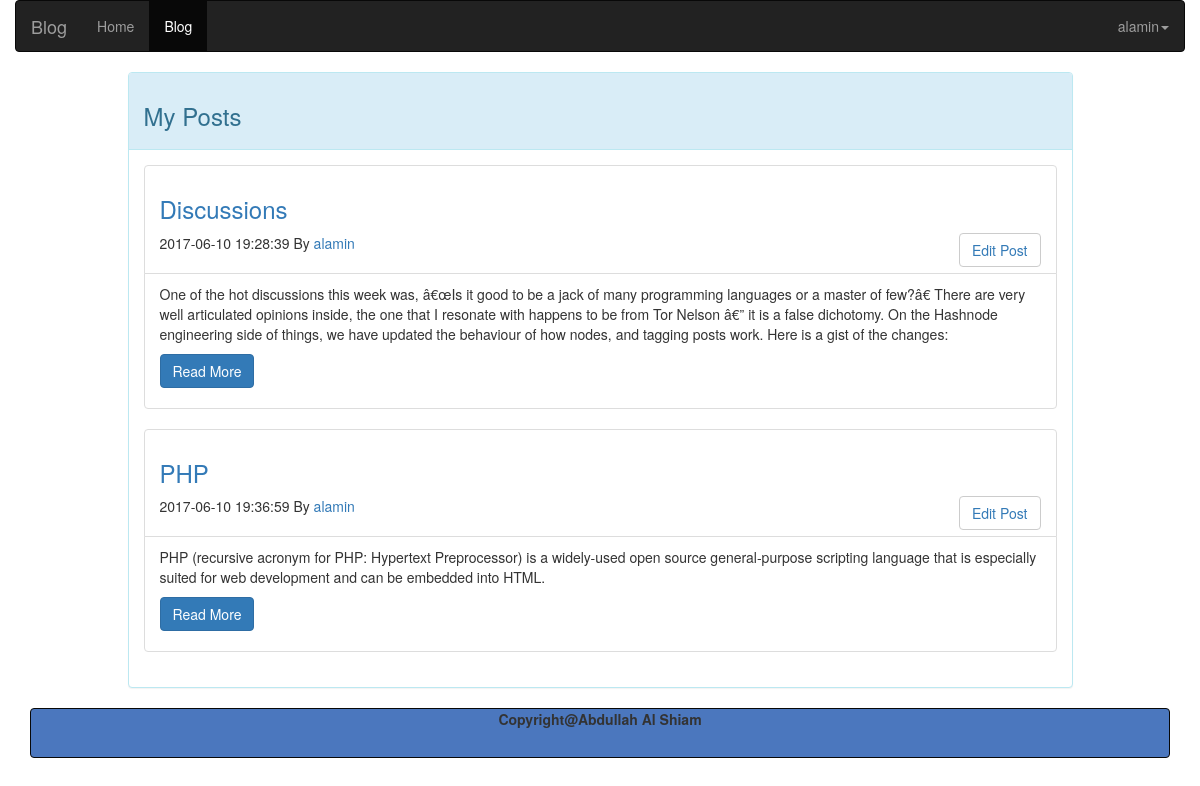
The page /?controller=posts&action=my_post (signed in) on the database its author committed.
### tables this page shows
CREATE TABLE `posts` (
  `id` int(11) NOT NULL,
  `user_id` int(45) NOT NULL,
  `title` text NOT NULL,
  `content` text NOT NULL,
  `description` text NOT NULL,
  `active` int(50) NOT NULL,
  `created_date` datetime NOT NULL
);

CREATE TABLE `user` (
  `user_id` int(11) NOT NULL,
  `user_name` varchar(45) NOT NULL,
  `email` varchar(45) NOT NULL,
  `password` varchar(45) NOT NULL,
  `created_date` datetime NOT NULL
);

### controllers/posts_controller.php (called while the page is built, shortened)
<?php
  class PostsController {
      public function my_post() {
      require_once('views/posts/my_post.php');
    }
  }
?>

### index.php (called while the page is built, shortened)
<?php
  require_once('views/layout.php');
?>

### models/model.php (called while the page is built, shortened)
<?php
  class Model {
    public static function my_post($user_id) {
       $db = mysqli_connect("localhost", "root", "", "simple_blog");
       $result =mysqli_query($db,"SELECT * FROM posts WHERE user_id='$user_id' ");
     if (mysqli_num_rows($result) == 0) {
        $message="There is no posts available";
    }
    else {
    return $result;
      }
    }
  public static  function getUserIdByUserName($user_name)
  {
    $db = mysqli_connect("localhost", "root", "", "simple_blog");
    $sql = "SELECT user_id FROM `user` WHERE `user_name`='{$user_name}'";
    $result = mysqli_query($db, $sql);
    if(mysqli_num_rows($result) == 1) {
      $row = mysqli_fetch_row($result);
      return $row[0];
    } else {
      mysqli_close($db);
      return 0;
    }
  }
   public static function getUserNameByUserId($user_id)
  {
    $db = mysqli_connect("localhost", "root", "", "simple_blog");
    $sql = "SELECT user_name FROM `user` WHERE `user_id`='{$user_id}'";
    $result = mysqli_query($db, $sql);
       if (mysqli_num_rows($result) == 0) {
        $message="There is no posts available";
    }
    else {
     $row=mysqli_fetch_array($result);
    return $row;
      }
  }
  }
?>

### views/posts/my_post.php (the view, shortened to what this page needs)
<?php
if (isset($_SESSION['user_name'])) {
	$user_name=$_SESSION['user_name'];
}
       $user_id=Model::getUserIdByUserName($user_name);
       $posts = Model::my_post($user_id);
       $username=Model::getUserNameByUserId($user_id);
 ?>
 <div class="container">
<?php include 'header.php'; ?>
<div class="row">
<div class="col-md-10 col-md-offset-1">
<div class="panel panel-info">
  <div class="panel-heading">
    <h3>My Posts</h3>
  </div>
  <div class="panel-body">
 <div class="">
 <?php if (isset($_SESSION['my_post_success'])) {
  while($post=mysqli_fetch_array($posts)) { ?>
    <div class="list-group">
    <div class="list-group-item">
      <h3><a href="#">  <h3><?php echo $post['title']; ?></h3></a>
              </h3>
      <button class="btn btn-default" style="float: right"><a href="?controller=pages&action=edit_post&id=<?php echo $post['id']; ?>">Edit Post</a></button>
      <p><?php echo $post['created_date']; ?> By <a href="#"> <?php echo $username['user_name'];?></a></p>
    </div>
    <div class="list-group-item">
      <article>
        <p><?php echo $post['content']; ?></p>
   <p> <a href='?controller=posts&action=show&id=<?php echo $post['id']; ?>' class="btn btn-primary">Read More</a></p>
      </article>
    </div>
  </div>
<?php
}
}
else{
echo "<div class='alert alert-info'>
  <strong>Opps!</strong> You have no post available.
</div>";
}
?>
</div>
  </div>
</div>
</div>
</div>
 <footer>
  <nav class="navbar navbar-default navbar-inverse" style="background-color: #4B77BE;"  role="navigation">
      <p class="text-center"><b>Copyright@Abdullah Al Shiam</b></p>
    </nav>
    </footer>
</div>

### rows shown on the page
posts: title "Discussions", created_date "2017-06-10 19:28:39", user.user_name "alamin", content "One of the hot discussions this week was, â€œIs it good to be a jack of many programming languages or a master of few?â€ There are very well articulated opinions inside, the one that I resonate with happens to be from Tor Nelson â€” it is a false dichotomy. On the Hashnode engineering side of things, we have updated the behaviour of how nodes, and tagging posts work. Here is a gist of the changes:"
posts: title "PHP", created_date "2017-06-10 19:36:59", user.user_name "alamin", content "PHP (recursive acronym for PHP: Hypertext Preprocessor) is a widely-used open source general-purpose scripting language that is especially suited for web development and can be embedded into HTML."

### other values the page prints
$user_name "alamin"
